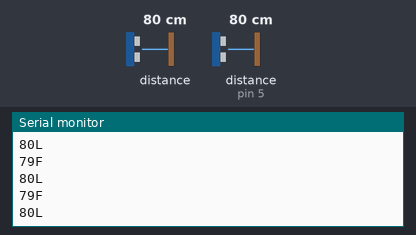
A sketch run on a simulated Arduino Uno, built with avr-gcc and run on an emulated ATmega328P. Shown: the last lines printed to the serial monitor. Wiring (inferred from the names in the program): 2 × ultrasonic range finder: trigger pin 2, echo pin 5 / trigger pin 4, echo pin 0. Inputs (shaded band) come from the test bench; at power-on: distance to the obstacle 80 cm, distance to the obstacle (sensor on pin 5) 80 cm. The echo pulse lasts 58.3 µs per cm.

Above: at 1.2 s.
1.3 s: distance to the obstacle (sensor 0) set to 18 cm
At 2.0 s:
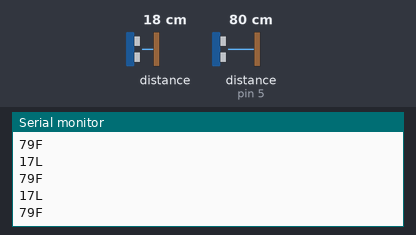
4.3 s: distance to the obstacle (sensor on pin 5) set to 2 cm
At 4.9 s:
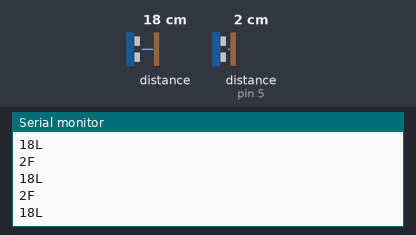
5.8 s: distance to the obstacle (sensor 0) set to 2 cm
At 6.7 s:
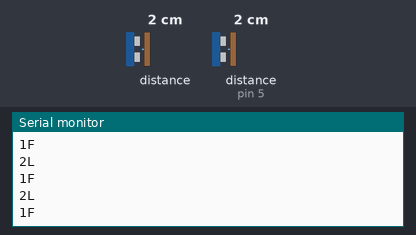
7.3 s: distance to the obstacle (sensor on pin 5) set to 4 cm
At 7.9 s:
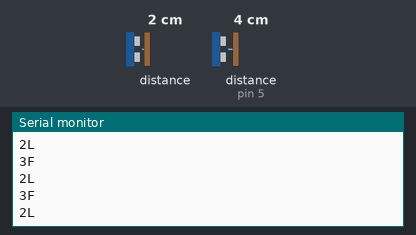
Timing chart, 0 to 9.8 s (numbered marks = the images above; inputs shaded):
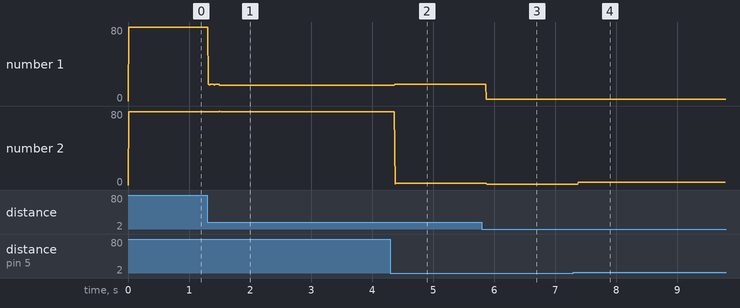

Measured:
- after the input at 1.3 s, the serial monitor: prints a new line at once (image 1)
- after the input at 4.3 s, the serial monitor: prints a new line after 0.08 s (image 2)
- after the input at 5.8 s, the serial monitor: prints a new line after 0.07 s (image 3)
- after the input at 7.3 s, the serial monitor: prints a new line after 0.08 s (image 4)
- plotted number 1: 80 → 17 after the input at 1.3 s
- plotted number 2: 79 → 2 after the input at 4.3 s, 1 → 3 after the input at 7.3 s

The sketch:

TwoEyes.ino
```cpp
#define triggerL 4
#define echoL 0
#define triggerF 2
#define echoF 5

int DistanceL;
int DistanceF;

void setup() {
  Serial.begin(9600);
  pinMode(triggerL, OUTPUT);
  pinMode(echoL, INPUT);
  pinMode(triggerF, OUTPUT);
  pinMode(echoF, INPUT);
}

void loop() {
  Serial.println(DistanceL + String("L"));
  Serial.println(DistanceF + String("F"));
  CheckDistance1();
}

void CheckDistance1(){
  long durationF;
  digitalWrite(triggerF, LOW);
  delayMicroseconds(2);
  digitalWrite(triggerF, HIGH);
  delayMicroseconds(10);
  digitalWrite(triggerF, LOW);
  durationF = pulseIn(echoF, HIGH);
  DistanceF = (durationF/2) / 29.1;
  CheckDistance2();
}

void CheckDistance2(){
  long durationL;
  digitalWrite(triggerL, LOW);
  delayMicroseconds(2);
  digitalWrite(triggerL, HIGH);
  delayMicroseconds(10);
  digitalWrite(triggerL, LOW);
  durationL = pulseIn(echoL, HIGH);
  DistanceL = (durationL/2) / 29.1;
}
```
